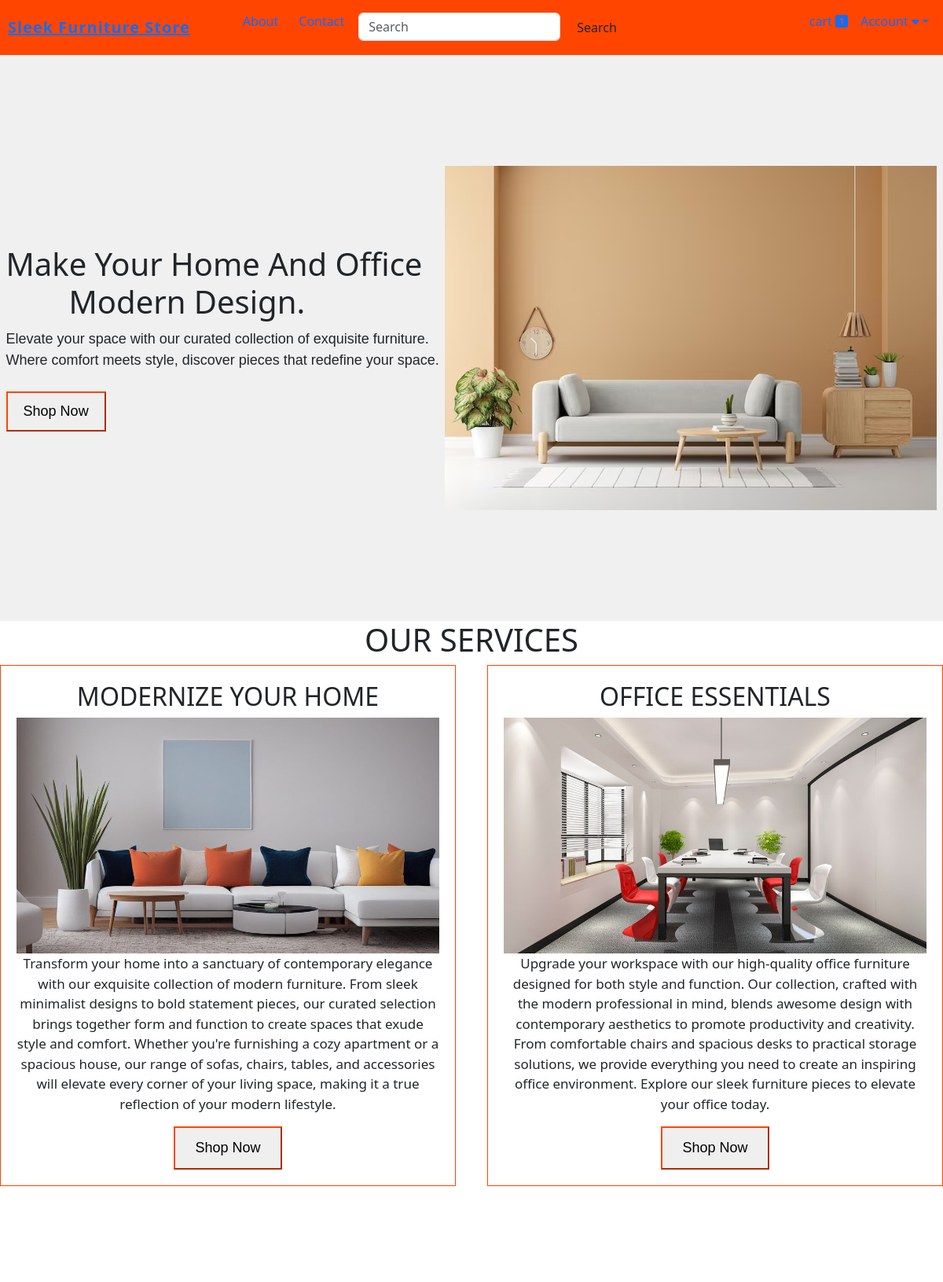
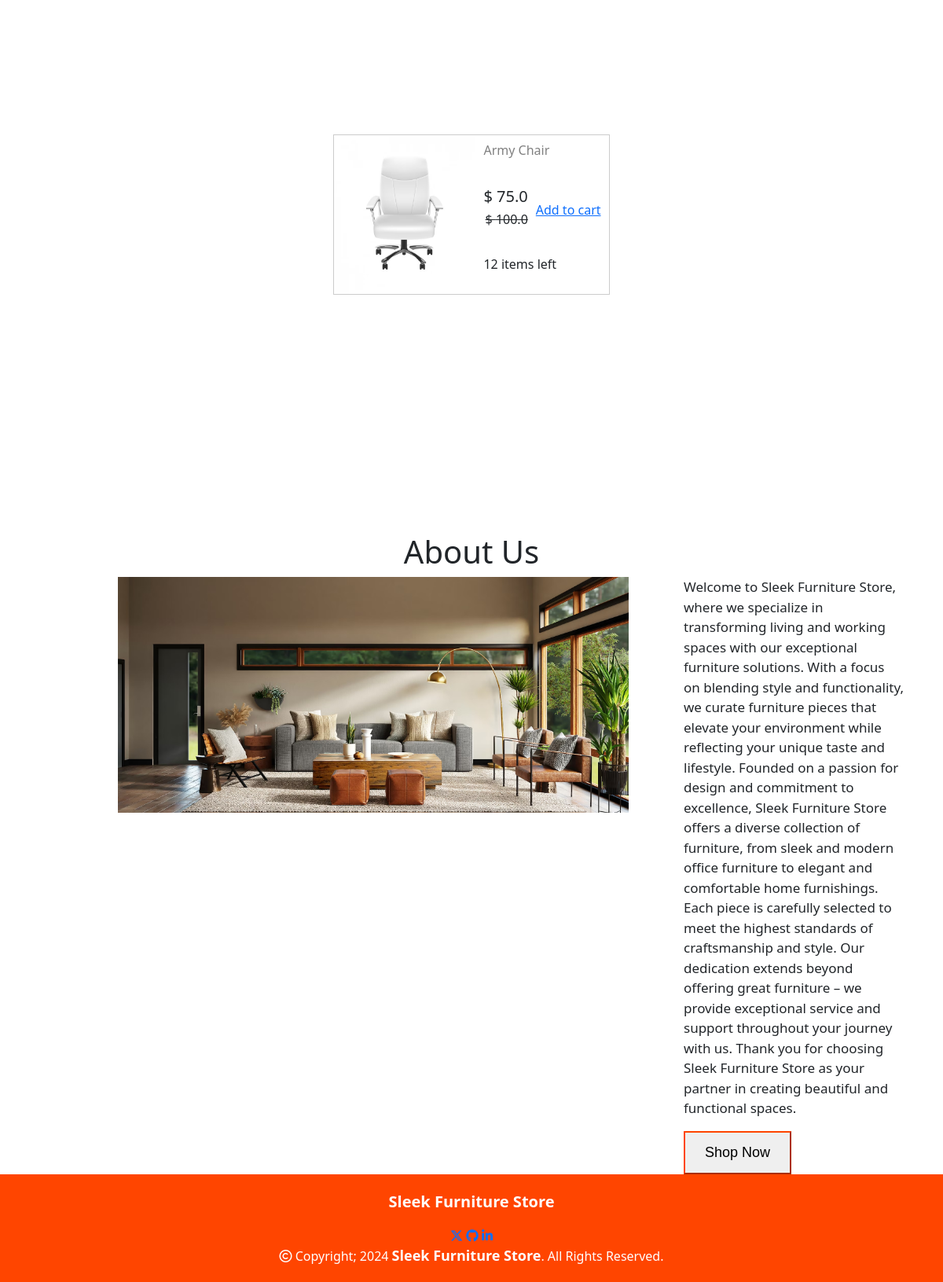
The page / (signed in) on the database its author committed (2 pictures, top to bottom).
### website/models.py (models this page shows, shortened)
class Product(db.Model):
    id = db.Column(db.Integer, primary_key=True)
    product_name = db.Column(db.String(100), nullable=False)
    current_price = db.Column(db.Float, nullable=False)
    previous_price = db.Column(db.Float, nullable=False)
    in_stock = db.Column(db.Integer, nullable=False)
    product_picture = db.Column(db.String(1000), nullable=False)
    flash_sale = db.Column(db.Boolean, default=False)
    date_added = db.Column(db.DateTime(), default=datetime.utcnow)
    carts = db.relationship('Cart', backref='product', cascade='all, delete-orphan')
    orders = db.relationship('Order', backref='product', cascade='all, delete-orphan')

### website/views.py (the view)
@views.route('/')
def home():
    items = Product.query.filter_by(flash_sale=True)
    return render_template('home.html', items = items, cart=Cart.query.filter_by(customer_link=current_user.id).all()
                           if current_user.is_authenticated else [])

### website/__init__.py (called while the page is built)
def create_app():
    app = Flask(__name__)
    app.config['SECRET_KEY'] = 'Marymutiso' #For encrypting session data for auth etc.
    app.config['SQLALCHEMY_DATABASE_URI'] = f'sqlite:///{DB_NAME}'
    db.init_app(app)
    @app.errorhandler(404)
    def page_not_found(error):
        return render_template('404.html'), 404
    login_manager = LoginManager()
    login_manager.init_app(app)
    login_manager.login_view = 'auth.login'
    @login_manager.user_loader
    def load_user(id):
        return Customer.query.get(int(id))
    from .views import views
    from .auth import auth
    from .admin import admin
    from .models import Customer, Product, Cart, Order
    app.register_blueprint(views, url_prefix='/')
    app.register_blueprint(auth, url_prefix='/')
    app.register_blueprint(admin, url_prefix='/')
    with app.app_context():
        create_database()
    return app

### website/templates/home.html (shortened to what this page needs)
{% extends 'base.html' %}
{% block content %}
    <div class="homepage">
        <div>
            <h1 style="margin-bottom: 10px;">Make Your Home And Office
                <br><span style="margin-left: 80px; margin-top: 5px;">Modern Design.</span>
            </h1>
            <p style="font-size: 18px; font-family: Arial, Helvetica, sans-serif;">Elevate your space with our curated collection of exquisite furniture.
                <br>Where comfort meets style, discover pieces that redefine your space.
            </p>
            <Button style="padding: 10px 20px; margin-top: 10px; font-size: 18px;">Shop Now</Button>
        </div>
        <div>
            <img src="static/images/coverimg.avif" alt="">
        </div>
    </div>
    <h1 style="text-align: center;">OUR SERVICES</h1>
    <div class="services-container">
        <div class="service">
            <h2>MODERNIZE YOUR HOME</h2>
            <img src="static/images/homeservices.jpg">
            <p>Transform your home into a sanctuary of contemporary elegance with our exquisite collection of modern furniture. From sleek minimalist designs to bold statement pieces, our curated selection brings together form and function to create spaces that exude style and comfort. Whether you're furnishing a cozy apartment or a spacious house, our range of sofas, chairs, tables, and accessories will elevate every corner of your living space, making it a true reflection of your modern lifestyle.</p>
            <button>Shop Now</button>
        </div>
        <div class="service">
            <h2>OFFICE ESSENTIALS</h2>
            <img src="static/images/officeservice.jpg">
            <p>Upgrade your workspace with our high-quality office furniture designed for both style and function. Our collection, crafted with the modern professional in mind, blends awesome design with contemporary aesthetics to promote productivity and creativity. From comfortable chairs and spacious desks to practical storage solutions, we provide everything you need to create an inspiring office environment. Explore our sleek furniture pieces to elevate your office today.</p>
            <button>Shop Now</button>
        </div>
    </div>
    <div style="background-color: #fff; display: flex; justify-content: center; align-items: center; height: 100vh;">
        {% for item in items %}
        <div style="border: 1px solid #ccc; margin-bottom: 10px; display: flex;">
            <img class="displayimg" src="{{ item.product_picture }}" alt="">
            <div style="padding: 10px; display: flex; flex-direction: column;">
                <h6 style="color: gray;">{{ item.product_name }}</h6>
                <div class="col" style="display: flex; align-items: center;">
                    <div style="flex-grow: 1; text-align: right;">
                        <h5 style="margin-bottom: 5px;">$ {{ item.current_price }}</h5>
                        <strike><p style="margin-bottom: 5px;">$ {{ item.previous_price }}</p></strike>
                    </div>
                    <a href="/add-to-cart/{{ item.id }}" style="margin-left: 10px;">Add to cart</a>
                </div>
                <div>
                    <p>{{ item.in_stock }} items left</p>
                </div>
            </div>
        </div>
        {% endfor %}
    </div>
    <h1 style="text-align: center;">About Us</h1>
    <div class="aboutclass">
        <div class="image-container">
            <img src="static/images/homeimage.avif" alt="About Image">
        </div>
        <div class="text-container">
            <p>
                Welcome to Sleek Furniture Store, where we specialize in transforming living and working spaces with our exceptional furniture solutions. With a focus on blending style and functionality, we curate furniture pieces that elevate your environment while reflecting your unique taste and lifestyle.
                Founded on a passion for design and commitment to excellence, Sleek Furniture Store offers a diverse collection of furniture, from sleek and modern office furniture to elegant and comfortable home furnishings. Each piece is carefully selected to meet the highest standards of craftsmanship and style. Our dedication extends beyond offering great furniture – we provide exceptional service and support throughout your journey with us. Thank you for choosing Sleek Furniture Store as your partner in creating beautiful and functional spaces.
            </p>
            <button>Shop Now</button>
        </div>
    </div>
    <footer>
        <p style="font-size: 20px;"><strong>Sleek Furniture Store</strong></p>
        <div>
            <a href="https://twitter.com/MaryMutso"><i class="fa-brands fa-x-twitter"></i></a>
            <a href="https://github.com/Mutisomary"><i class="fa-brands fa-github"></i></a>
            <a href="https://www.linkedin.com/in/mary-mutiso-softwaredeveloper/"><i class="fa-brands fa-linkedin-in"></i></a>
        </div>
        <div>
            <i class="fa-regular fa-copyright"></i>
            Copyright; 2024 <strong style="font-size: 18px;">Sleek Furniture Store</strong>. All Rights Reserved.
        </div>
    </footer>
{% endblock %}

### website/static/css/navigation.css (style rules this page uses)
body { font-family: 'Arial', sans-serif; margin: 0; padding: 0; background: #eaeaea; }
footer { background-color: orangered; color: #fff; text-align: center; padding: 20px; }
.displayimg { height: 202px; width: 180px; max-width: 100%; }
.homepage { background-color: #f0f0f0; height: 90vh; width: 100%; display: flex; align-items: center; justify-content: space-evenly; }
.services-container { display: flex; justify-content: space-between; align-items: flex-start; margin: 0 auto; max-width: 1200px; }
.service { width: calc(50% - 20px); padding: 20px; box-sizing: border-box; text-align: center; border: 1px solid orangered; }
.service img { max-width: 100%; width: 700px; height: 300px; object-fit: cover; }
.service button, .homepage button, .text-container button { padding: 12px 25px; font-size: 18px; font-family: Verdana, Geneva, Tahoma, sans-serif; border-color: orangered; }
.service p { font-size: 17px; }
.aboutclass { display: flex; margin-left: 150px; margin-right: 50px;; justify-content: space-between; align-items: flex-start; }
.image-container { width: 700px; height: 300px; }
.image-container img { width: 650px; height: 300px; object-fit: cover; }
.text-container { flex: 1; margin-left: 20px; }
.text-container p { font-size: 17px; }

### rows shown on the page
Product: product_picture (picture), product_name "Army Chair", current_price "75.0", previous_price "100.0", in_stock "12"
